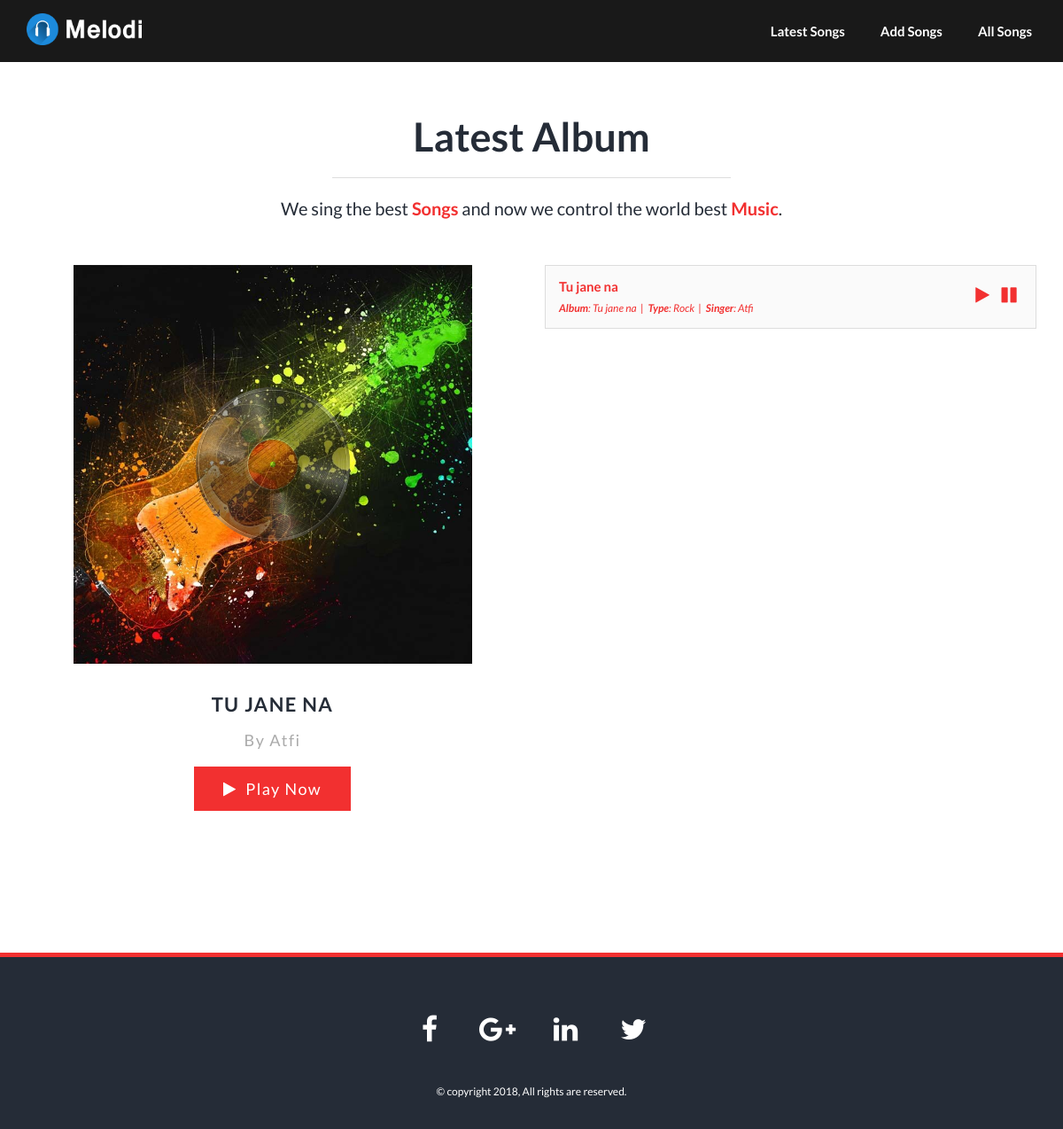
The page /song/Tu-jane-na on the database as committed earlier.
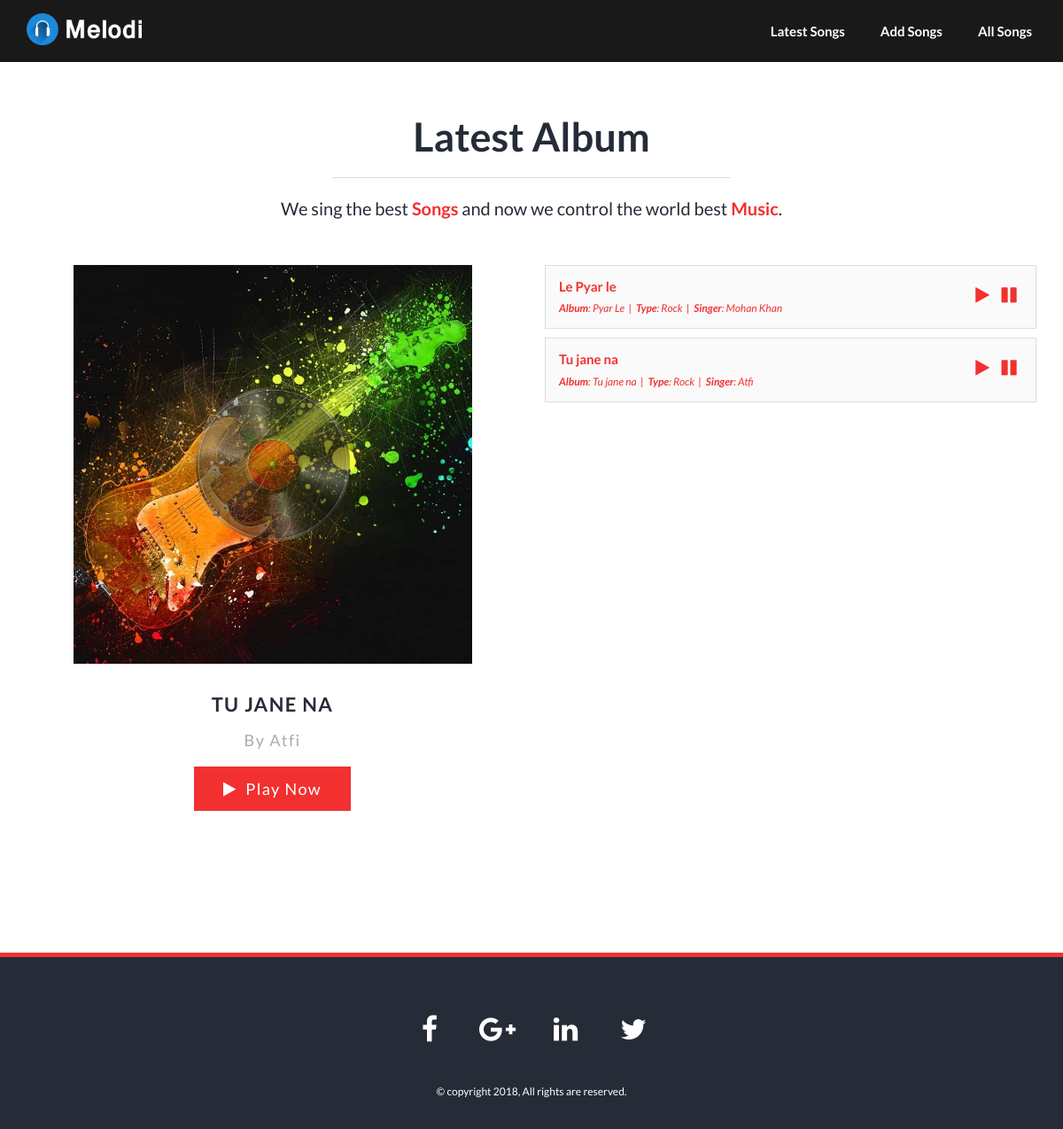
The same page on the database as committed later.
### application/models.py (models this page shows, shortened)
class Songs(db.Model):
    __tablename__ = 'songs'
    id = db.Column(
        db.String(64),
        primary_key=True
    )
    title = db.Column(
        db.String(64),
        index=False,
        nullable=False
    )
    artist = db.Column(
        db.String(64),
        index=False,
        nullable=False
    )
    album = db.Column(
        db.String(64),
        index=False,
        nullable=False
    )
    slug = db.Column(
        db.String(64),
        index=False,
        unique=True,
        nullable=False
    )
    filename = db.Column(
        db.String(64),
        index=False,
        unique=True,
        nullable=False
    )

### application/views.py (the view)
@app.route('/song/<id>')
def song(id):
    songs = Songs.query.all()
    song=Songs.query.filter_by(slug=id).first()
    print(song.filename)
    return render_template('public/main/play.html',
                            song=song,
                            songs=reversed( songs))

### application/templates/public/main/play.html (shortened to what this page needs)
{% extends "public/layout/base.html" %}
{% block content %}
<div id="latestalbum" class="hero pad">
    <div class="container">
        <div class="hero-content ">
            <h2>Latest Album</h2>
            <hr>
            <p>We sing the best <strong class="theme-color">Songs</strong> and now we control the world best
                <strong class="theme-color">Music</strong>.</p>
        </div>
        <div class="hero-playlist">
            <div class="row">
                <div class="col-md-6 col-sm-6">
                    <div class="figure">
                        <img class="img-responsive" src="{{url_for('static',filename='img/album/1.jpg')}}" alt="" />
                        <img class="img-responsive disk" src="{{url_for('static',filename='img/album/disk.png')}}"
                            alt="" />
                    </div>
                    <div class="album-details">
                        <h4>{{song.title}}</h4>
                        <h5>By {{song.artist}}</h5>
                        <a href="#" class="btn btn-lg btn-theme" id="playNowBtn"><i class="fa fa-play"></i>&nbsp; Play
                            Now</a>
                    </div>
                </div>
                <div class="col-md-6 col-sm-6">
                    <div class="playlist-content">
                        <ul class="list-unstyled">
                            {% for song in songs %}
                            <li class="playlist-number">
                                <a href="{{url_for('song',id=song.slug)}}">
                                    <div class="song-info">
                                        <h4>{{song.title}}</h4>
                                        <p><strong>Album</strong>: {{song.album}} &nbsp;|&nbsp; <strong>Type</strong>:
                                            Rock
                                            &nbsp;|&nbsp; <strong>Singer</strong>: {{song.artist}}</p>
                                    </div>
                                    <div class="music-icon">
                                        <div class="music-icon">
                                            <i class="fa fa-play"></i>
                                            <a href="#"><i class="fa fa-pause"></i></a>
                                        </div>
                                    </div>
                                </a>
                                <div class="clearfix"></div>
                            </li>
                            {% endfor %}
                        </ul>
                    </div>
                </div>
            </div>
        </div>
    </div>
</div>
{% endblock %}

Rows that differ between the two databases and show on the page:
added Songs: title "Le Pyar le", album "Pyar Le", artist "Mohan Khan"
